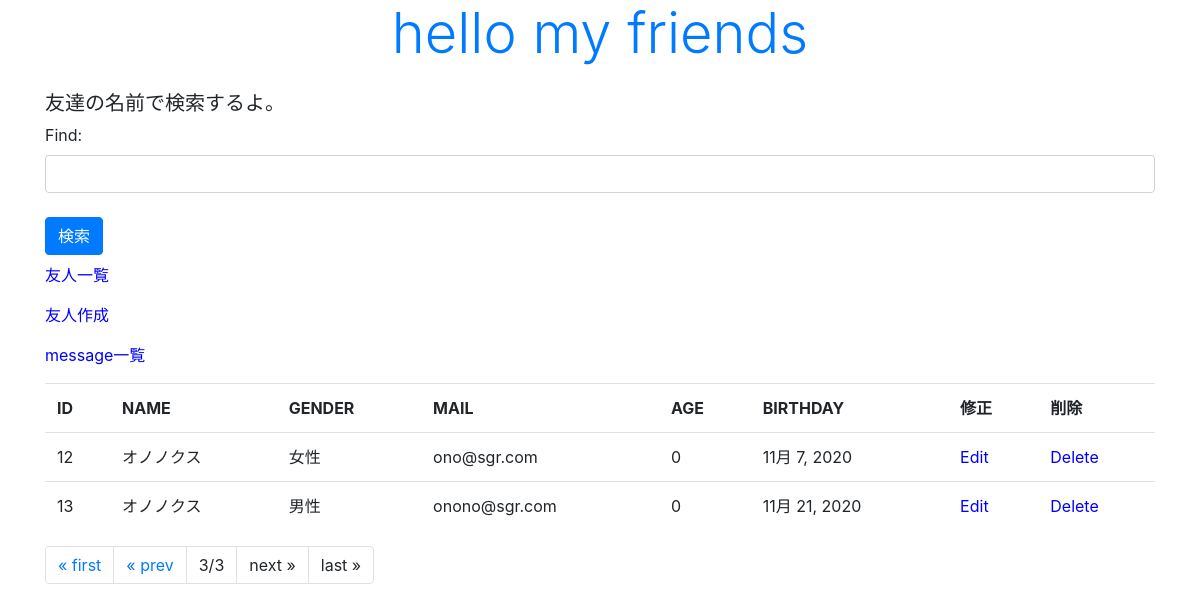
/mkfri/23, run on the app's committed database.
### mkfri/models.py (models this page shows, shortened)
class Friend(models.Model):
  name = models.CharField(max_length=100)
  mail = models.EmailField(max_length=200)
  gender = models.BooleanField()
  age = models.IntegerField(default=0)
  birthday = models.DateField()

### mkfri/views.py (the view)
# urls.py: path('', views.index, name = "index"),
def index(request, num = 1):
  if (request.method == 'POST'):
    form = FindForm(request.POST)
    find = request.POST['find']
    data = Friend.objects.filter(name__icontains=find)
    page = Paginator(data, 5)
    msg = '検索結果数は' + str(data.count())
  else:
    msg = '友達の名前で検索するよ。'
    form = FindForm()
    data = Friend.objects.all()
    page = Paginator(data, 5)
  params = {
    'title' : 'hello my friends',
    'msg' : msg,
    'data' : page.get_page(num),
    'form' : form,
  }
  return render(request, 'mkfri/index.html', params)

### mkfri/forms.py
class FindForm(forms.Form):
  find = forms.CharField(label='Find', required=False, widget=forms.TextInput(attrs={'class':'form-control'}))

### mkfri/templates/mkfri/index.html (shortened to what this page needs)
{% load static %}
<!DOCTYPE html>
<html lang="ja">
  <head>
    <link rel="stylesheet" href="https://stackpath.bootstrapcdn.com/bootstrap/4.2.1/css/bootstrap.min.css">
    <link rel="stylesheet" type="text/css" href="{% static 'mkfri/css/style.css' %}">
  </head>
  <body class="container">
    <h1 class="display-4 text-primary">{{title}}</h1>
    <p class="h5 mt-4">{{msg|safe}}</p>
    <form action="{% url 'index' %}" method="POST">
      {{ form.as_p }}
      <tr><th><td>
        <input type="submit" class="btn btn-primary my-2" value="検索">
      </td></th></tr>
    </form>
    <p><a href="{% url 'index' %}">友人一覧</a></p>
    <p><a href="{% url 'create' %}">友人作成</a></p>
    <p><a href="{% url 'message' %}">message一覧</a></p>
    <table class="table">
      <tr>
        <th>ID</th>
        <th>NAME</th>
        <th>GENDER</th>
        <th>MAIL</th>
        <th>AGE</th>
        <th>BIRTHDAY</th>
        <th>修正</th>
        <th>削除</th>
      </tr>
      {% for item in data %}
      <tr>
        <td>{{item.id}}</td>
        <td>{{item.name}}</td>
        <td>{% if item.gender == False %}女性{% endif %}
            {% if item.gender == True %}男性{% endif %}</td>
        <td>{{item.mail}}</td>
        <td>{{item.age}}</td>
        <td>{{item.birthday}}</td>
        <td><a href="{% url 'edit' item.id %}">Edit</a></td>
        <td><a href="{% url 'delete' item.id %}">Delete</a></td>
      </tr>
      {% endfor %}
    </table>
    <ul class="pagination">
      {% if data.has_previous %}
      <li class="page-item"><a href=" {% url 'index' %}" class="page-link">&laquo; first</a></li>
      <li class="page-item"><a href=" {% url 'index' %}{{data.previous_page_number}}" class="page-link">&laquo; prev</a></li>
      {% else %}
      <li class="page-item"><a class="page-link">&laquo; first</a></li>
      <li class="page-item"><a class="page-link">&laquo; prev</a></li>
      {% endif %}
      <li class="page-item"><a class="page-link">{{data.number}}/{{data.paginator.num_pages}}</a></li>
      {% if data.has_next %}
      <li class="page-item"><a href=" {% url 'index' %}{{data.next_page_number}}" class="page-link">next &raquo;</a></li>
      <li class="page-item"><a href=" {% url 'index' %}{{data.next_page_number}}{{data.paginator.num_pages}}" class="page-link">last &raquo;</a></li>
      {% else %}
      <li class="page-item"><a class="page-link">next &raquo;</a></li>
      <li class="page-item"><a class="page-link">last &raquo;</a></li>
      {% endif %}
    </ul>
  </body>
</html>

### mkfri/static/mkfri/css/style.css (style rules this page uses)
body { font-size: 16px; }
h1 { text-align: center; }
a { color: blue; text-decoration: none; }

### data on the page
Friend: id "12", name "オノノクス", gender "女性", mail "ono@sgr.com", age "0", birthday "11月 7, 2020"
Friend: id "13", name "オノノクス", gender "男性", mail "onono@sgr.com", age "0", birthday "11月 21, 2020"

### other printed values
{{ title }} "hello my friends"
{{ msg|safe }} "友達の名前で検索するよ。"
{{ data.number }} "3"
{{ data.paginator.num_pages }} "3"
